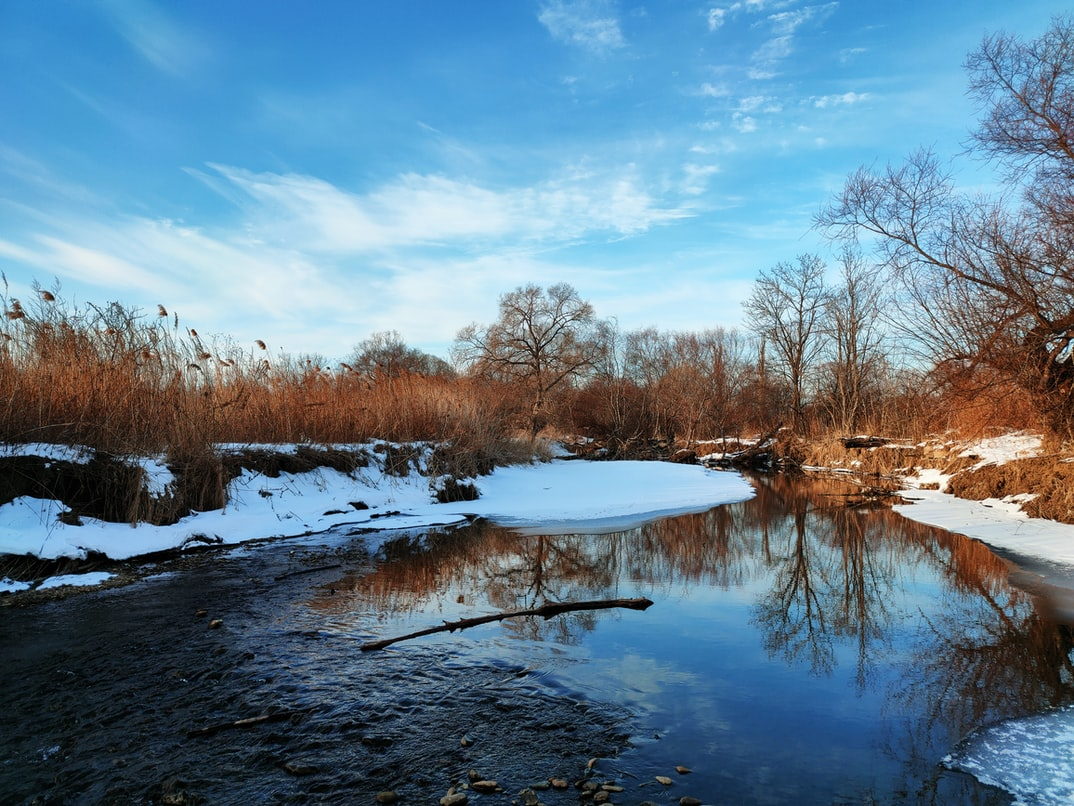
#> input picture Sample images and videos/Scene.jpg, 1074 x 806 px, found by its file name
$ python 'image tranformation.py'
#> lines starting #> are read from the running program, lines starting #| are printed output that depends on the picture
import cv2 as cv
import numpy as np

img = cv.imread('Sample images and videos\Scene.jpg')
#> img is the input picture: shape (806, 1074, 3); mean B, G, R 145.7, 126.5, 97.8
# print(img.shape)
cv.imshow('nature',img)

#Translation of images
def Translate(img , x , y ):
#> called with x = 100, y = 150
    transMat = np.float32([[1,0,x],[0,1,y]])
    dimensions = (img.shape[1],img.shape[0])
#> dimensions = (1074, 806)
    return cv.warpAffine(img,transMat,dimensions,)
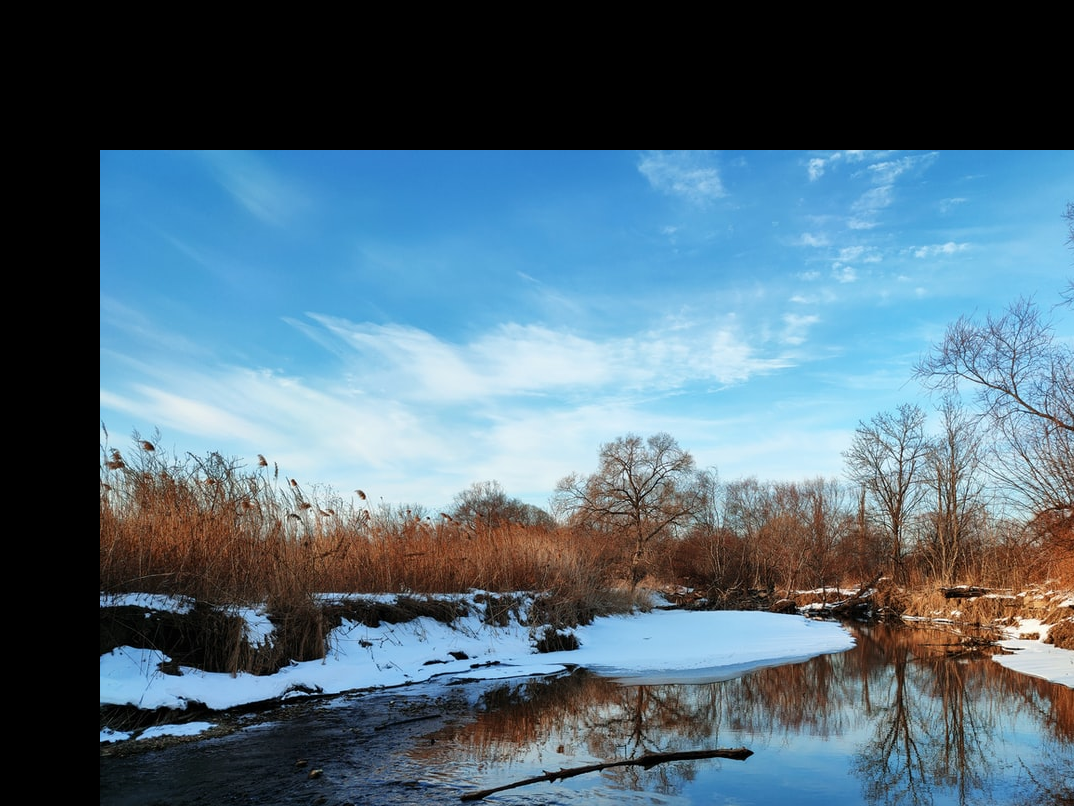
#> returned value: shape (806, 1074, 3); mean of channels 0, 1, 2 121.3, 106.2, 81.8; drawn as B, G, R

translated = Translate(img,100,150)
cv.imshow('translated',translated)

# [22 lines of commented-out code are left out]
flipped = cv.flip(img,1)
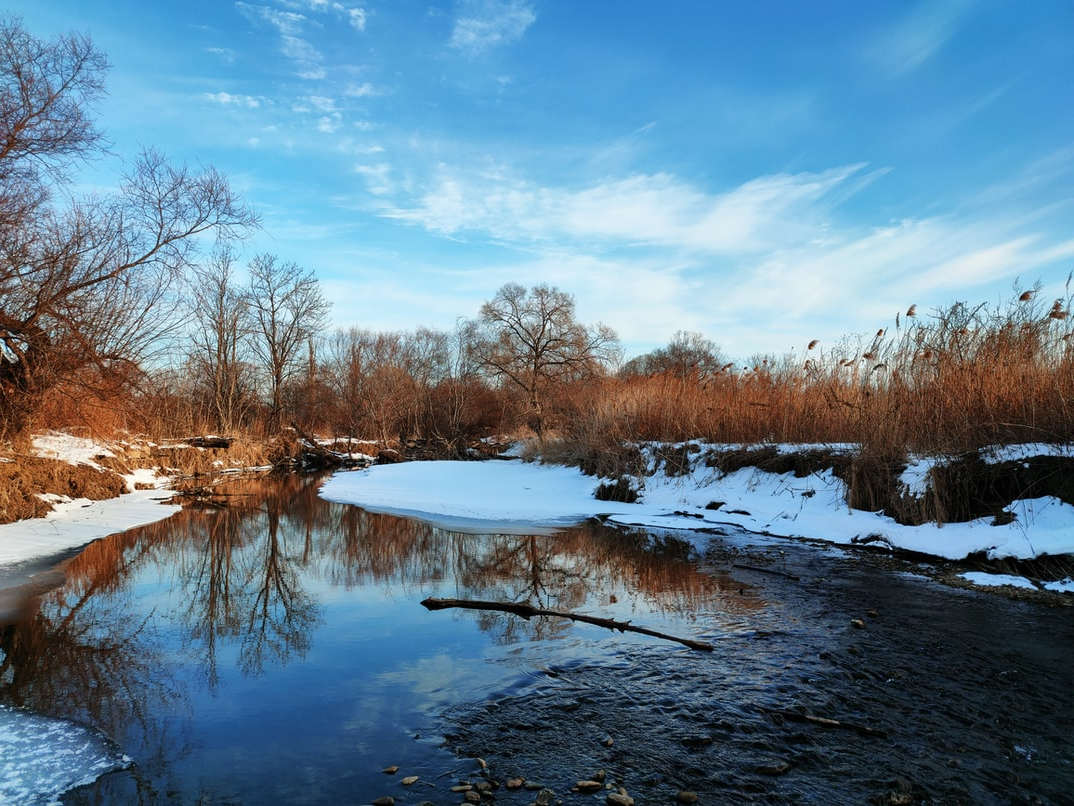
#> flipped: shape (806, 1074, 3); mean B, G, R 145.7, 126.5, 97.8
cv.imshow('flipped',flipped)


cv.waitKey(0)

$ run again, with Sample images and videos/L1.jpg copied over Sample images and videos/Scene.jpg
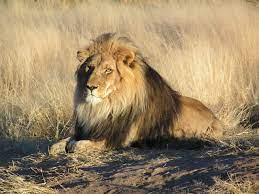
#> input picture Sample images and videos/L1.jpg, 259 x 194 px, found by its file name
#> img is the input picture: shape (194, 259, 3); mean B, G, R 103, 135.5, 156.7
#> in Translate, `return cv.warpAffine(img,transMat,dimensions,)`:
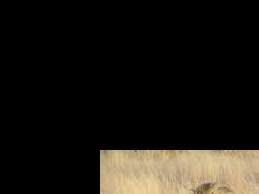
#> returned value: shape (194, 259, 3); mean of channels 0, 1, 2 18.9, 24.6, 27.9; drawn as B, G, R
#> `flipped = cv.flip(img,1)`:
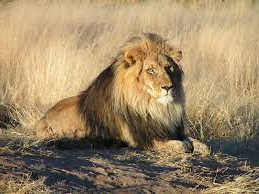
#> flipped: shape (194, 259, 3); mean B, G, R 103, 135.5, 156.7

$ run again, with Sample images and videos/crowd 2.jpg copied over Sample images and videos/Scene.jpg
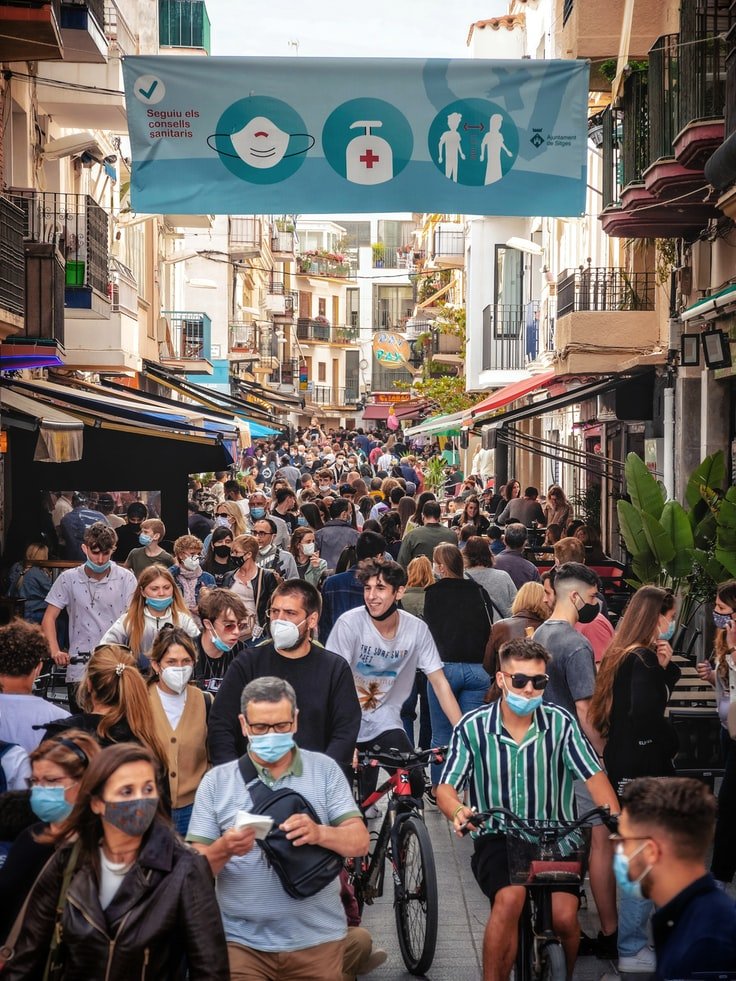
#> input picture Sample images and videos/crowd 2.jpg, 736 x 981 px, found by its file name
#> img is the input picture: shape (981, 736, 3); mean B, G, R 98.2, 102.5, 110.4
#> in Translate, `return cv.warpAffine(img,transMat,dimensions,)`:
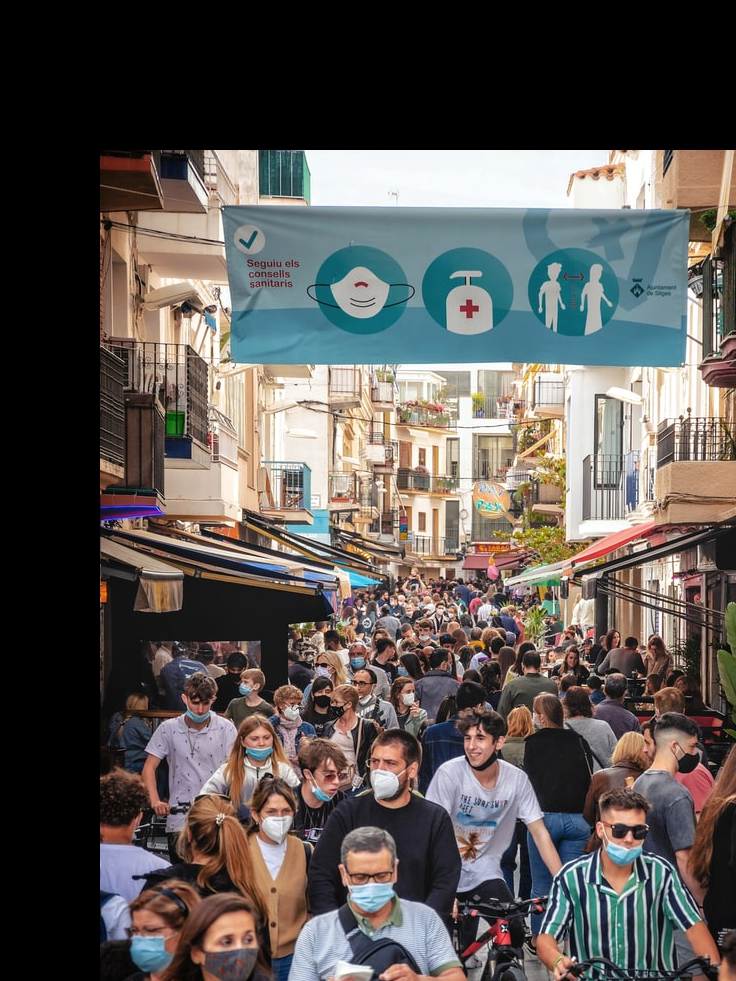
#> returned value: shape (981, 736, 3); mean of channels 0, 1, 2 83.7, 86.9, 92; drawn as B, G, R
#> `flipped = cv.flip(img,1)`:
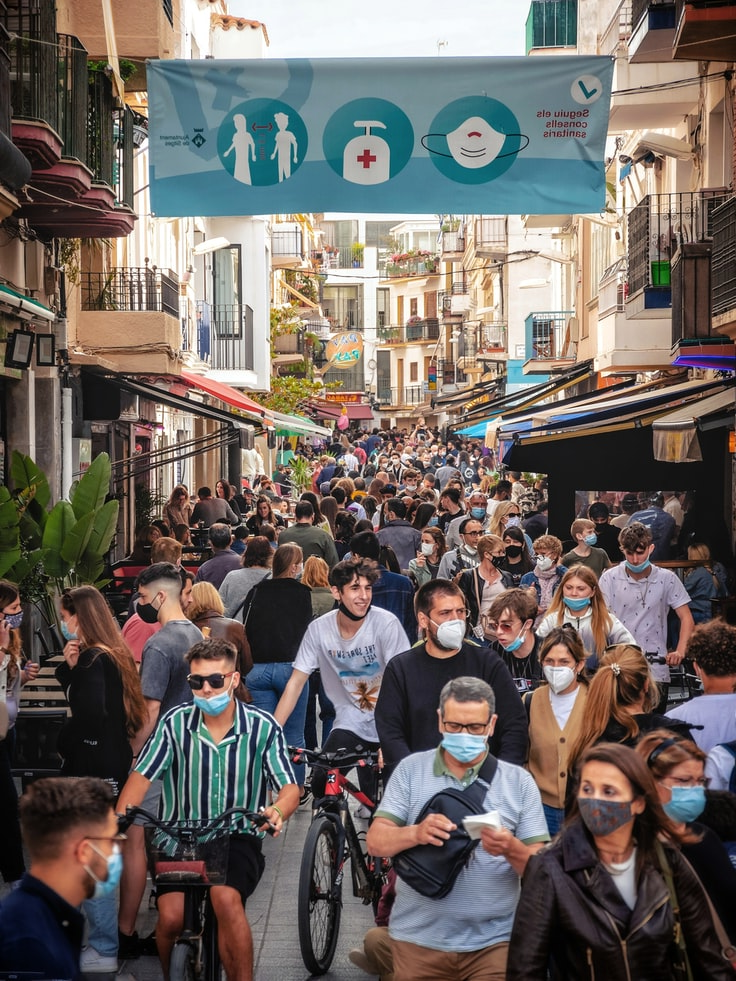
#> flipped: shape (981, 736, 3); mean B, G, R 98.2, 102.5, 110.4

$ run again, with Sample images and videos/crowd.jpg copied over Sample images and videos/Scene.jpg
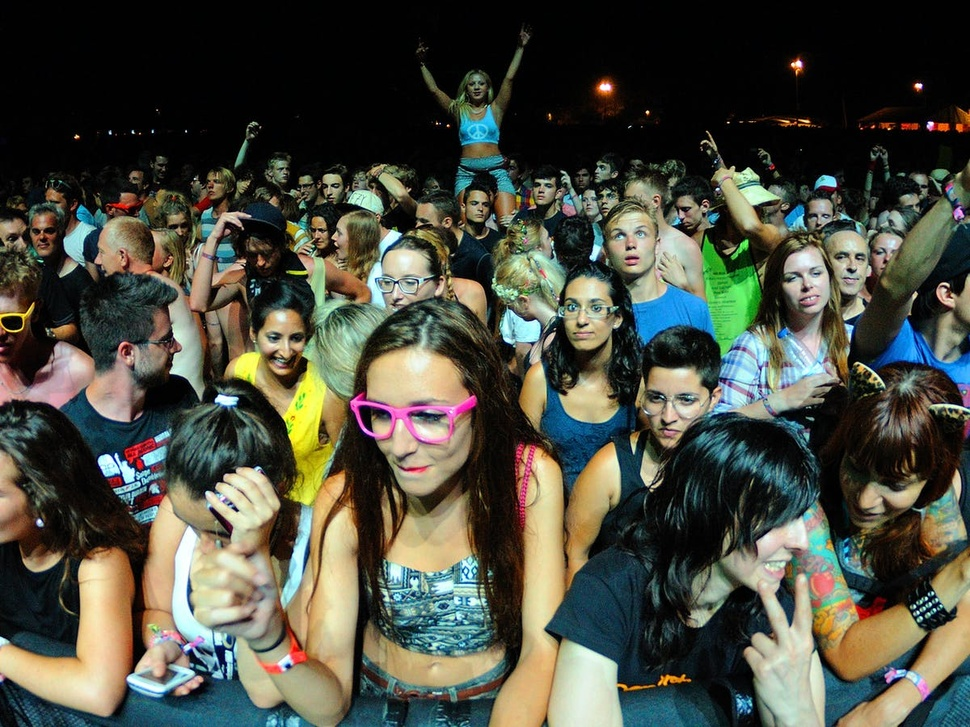
#> input picture Sample images and videos/crowd.jpg, 970 x 727 px, shrunk from 1200 x 900 before the run, found by its file name
#> img is the input picture: shape (727, 970, 3); mean B, G, R 64.9, 76.8, 75.1
#> in Translate, `return cv.warpAffine(img,transMat,dimensions,)`:
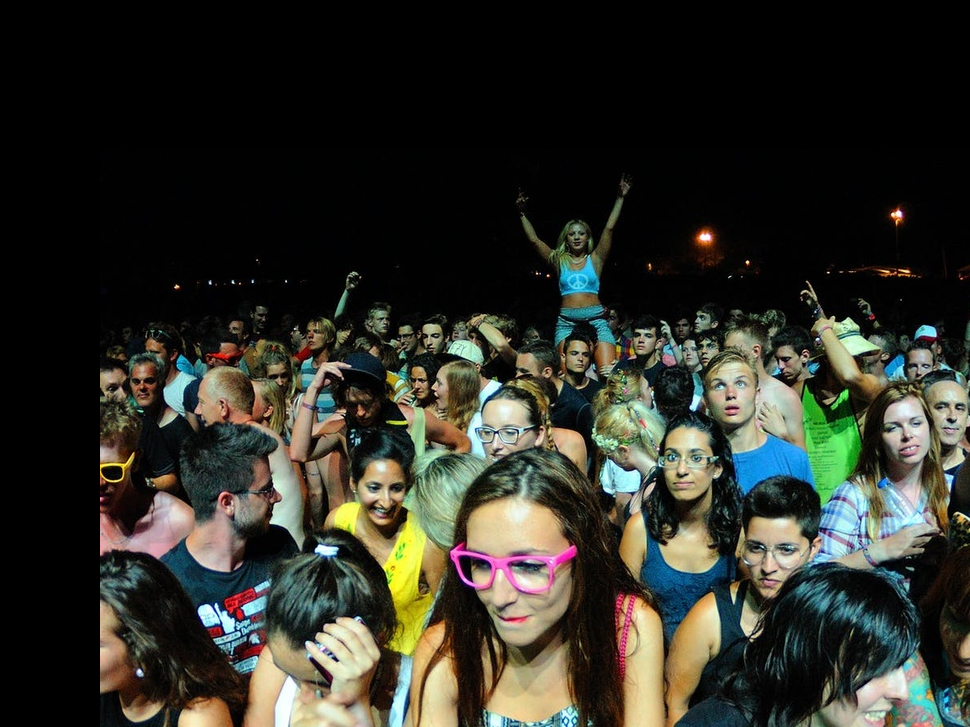
#> returned value: shape (727, 970, 3); mean of channels 0, 1, 2 40.1, 48.4, 47.7; drawn as B, G, R
#> `flipped = cv.flip(img,1)`:
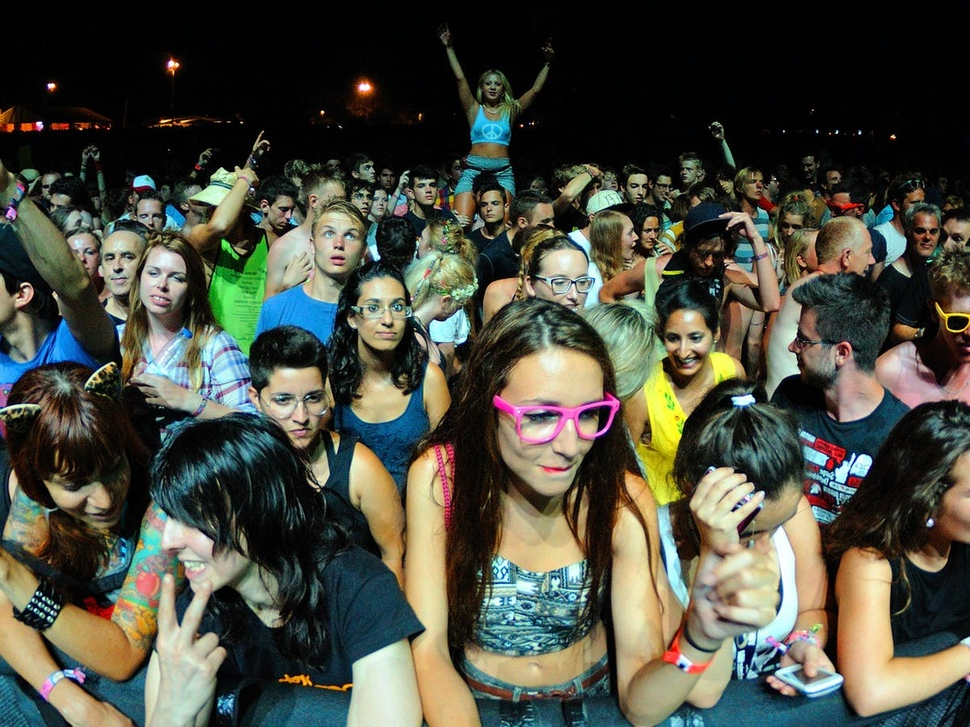
#> flipped: shape (727, 970, 3); mean B, G, R 64.9, 76.8, 75.1
